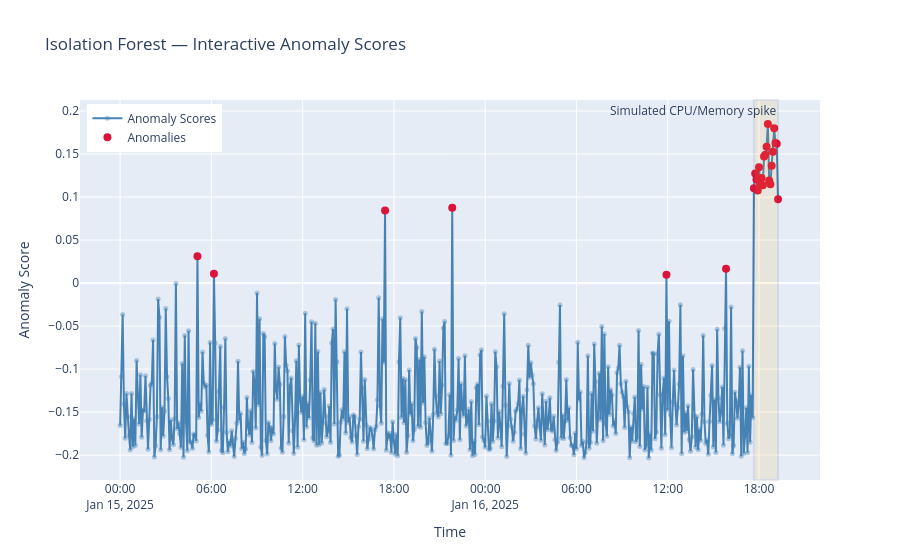

Here is the notebook cell this chart was saved with:
### Markdown cell above
### What we're observing

- **Green dots**: Normal samples with low anomaly scores — the detector considers these typical
- **Red dots**: Samples flagged as anomalies — their scores exceed the decision boundary
- **Blue shaded region**: The true incident window (last 20 samples) where we injected anomalies

If the red dots align well with the blue region, the detector is correctly identifying the anomalous period. Scattered red dots outside the blue region are **false positives**.

### Code cell
# Interactive view — hover over points to see exact scores and timestamps
viz.plot_dynamic(
    title='Isolation Forest — Interactive Anomaly Scores',
    xaxis_title='Time',
    yaxis_title='Anomaly Score',
    colors={'normal': 'steelblue', 'anomaly': 'crimson', 'incident': 'orange'},
)

### Figure 1 — Plotly figure (JSON) as saved in the notebook; plotly's stock layout.template omitted (floating-point values rounded to 4 significant figures; data arrays with more than 128 entries replaced by an {"elided": "..."} marker saying what was removed)
{"data": [{"line": {"color": "steelblue"}, "marker": {"opacity": 0.4, "size": 5}, "mode": "lines+markers", "name": "Anomaly Scores", "type": "scatter", "x": {"elided": "520 str values"}, "y": {"elided": "520 float values"}}, {"marker": {"color": "crimson", "size": 8}, "mode": "markers", "name": "Anomalies", "type": "scatter", "x": ["2025-01-15T05:05:00.000000", "2025-01-15T06:10:00.000000", "2025-01-15T17:25:00.000000", "2025-01-15T21:50:00.000000", "2025-01-16T11:55:00.000000", "2025-01-16T15:50:00.000000", "2025-01-16T17:40:00.000000", "2025-01-16T17:45:00.000000", "2025-01-16T17:50:00.000000", "2025-01-16T17:55:00.000000", "2025-01-16T18:00:00.000000", "2025-01-16T18:05:00.000000", "2025-01-16T18:10:00.000000", "2025-01-16T18:15:00.000000", "2025-01-16T18:20:00.000000", "2025-01-16T18:25:00.000000", "2025-01-16T18:30:00.000000", "2025-01-16T18:35:00.000000", "2025-01-16T18:40:00.000000", "2025-01-16T18:45:00.000000", "2025-01-16T18:50:00.000000", "2025-01-16T18:55:00.000000", "2025-01-16T19:00:00.000000", "2025-01-16T19:05:00.000000", "2025-01-16T19:10:00.000000", "2025-01-16T19:15:00.000000"], "y": [0.03118, 0.0108, 0.08447, 0.08747, 0.009808, 0.01674, 0.1104, 0.1273, 0.1205, 0.1075, 0.1346, 0.1161, 0.1222, 0.1137, 0.1471, 0.1492, 0.1584, 0.1849, 0.1192, 0.1148, 0.1364, 0.1528, 0.1799, 0.1628, 0.1619, 0.0976]}], "layout": {"annotations": [{"showarrow": false, "text": "Simulated CPU/Memory spike", "x": "2025-01-16T19:15:00", "xanchor": "right", "xref": "x", "y": 1, "yanchor": "top", "yref": "y domain"}], "legend": {"x": 0.01, "y": 0.99}, "shapes": [{"fillcolor": "orange", "opacity": 0.1, "type": "rect", "x0": "2025-01-16T17:40:00", "x1": "2025-01-16T19:15:00", "xref": "x", "y0": 0, "y1": 1, "yref": "y domain"}], "title": {"text": "Isolation Forest — Interactive Anomaly Scores"}, "xaxis": {"title": {"text": "Time"}}, "yaxis": {"title": {"text": "Anomaly Score"}}}}
